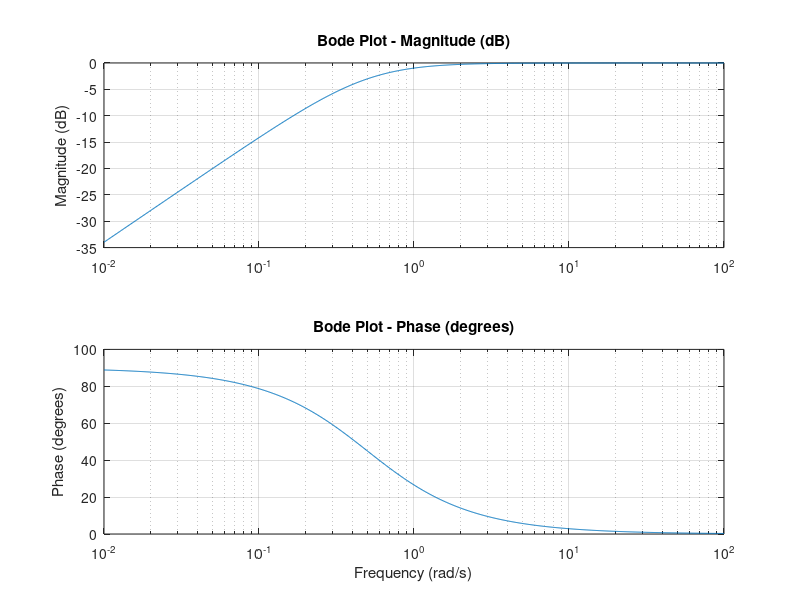

Source code (MATLAB):
clc
clear
close all

% Define the symbolic variable 's'
s = tf('s');

R = 100;
C = 20e-3;

% Define the transfer function H(s) symbolically
H = (s*R*C) / (1 + s*R*C);

% Frequency range
omega = logspace(-2, 2, 1000);

% Evaluate the transfer function at different frequencies
H_eval = freqresp(H, omega);

% Extract magnitude and phase
magnitude = abs(squeeze(H_eval));
phase = angle(squeeze(H_eval));

% Plot Bode plots
figure;

subplot(2, 1, 1);
semilogx(omega, 20*log10(magnitude));
grid on;
title('Bode Plot - Magnitude (dB)');
ylabel('Magnitude (dB)');

subplot(2, 1, 2);
semilogx(omega, rad2deg(phase));
grid on;
title('Bode Plot - Phase (degrees)');
xlabel('Frequency (rad/s)');
ylabel('Phase (degrees)');